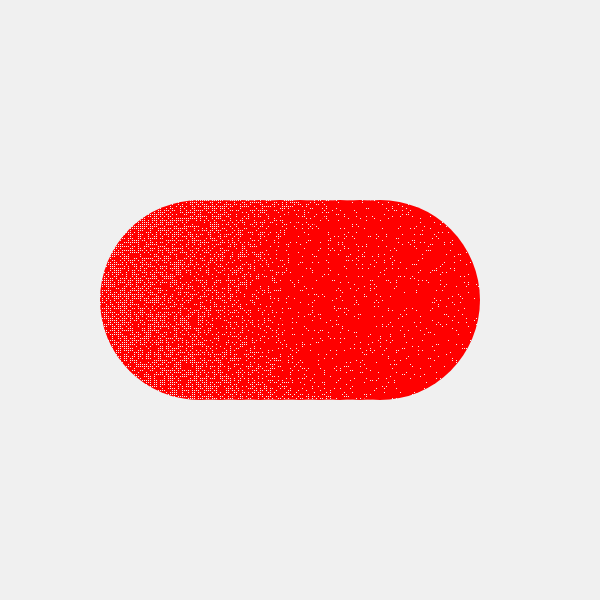
Frame 1 (no input)
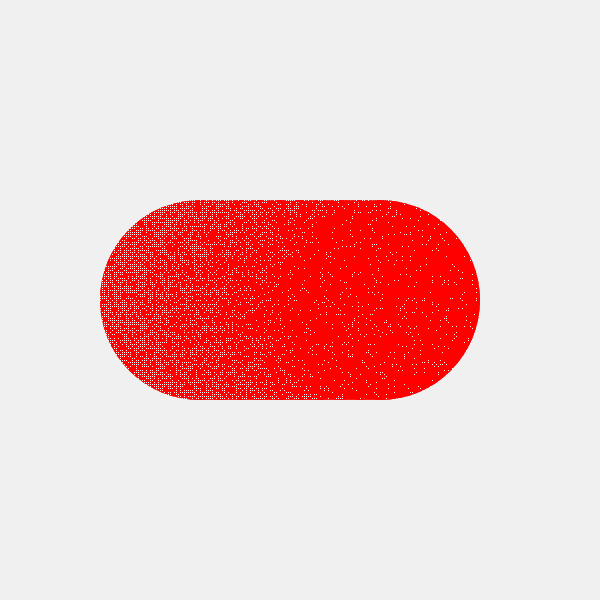
Frame 2 (the mouse pressed at the canvas centre, redrawn once)

The p5.js sketch that drew these frames (run headless with seeded random() and noise() and a simulated clock; the mouse was pressed at the canvas centre and the sketch redrawn once):

// p5.js sketch
// ── sketch.js
function setup() {
  createCanvas(600, 600);
  randomSeed(1);
  background(240);
}

function draw() {
  // background(240);

  for (let i = 0; i < 10; i++) {
    fill('red');
    noStroke();
    ellipse(map(i, 0, 10, width/2 - 100, width/2 + 100), height / 2, 200);


  let amt = 2;
  let pxSize = 1;
  for (let x = 0; x < width; x += amt) {
    for (let y = 0; y < width; y += amt) {
      let rectSize = pxSize;
      noStroke();
      fill(240);

      if (sqrt(random(1)) < 0.3) {
        rect(x, y, rectSize, rectSize);
      }
    }
  }

}


  noLoop();
}
